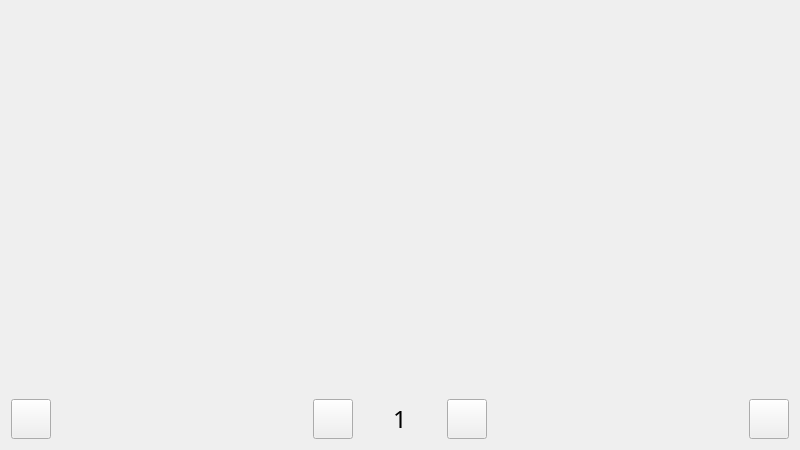
<?xml version="1.0" encoding="UTF-8"?>
<ui version="4.0">
 <class>Collection</class>
 <widget class="QWidget" name="Collection">
  <property name="geometry">
   <rect>
    <x>0</x>
    <y>0</y>
    <width>800</width>
    <height>450</height>
   </rect>
  </property>
  <property name="font">
   <font>
    <family>微软雅黑</family>
    <pointsize>18</pointsize>
    <weight>50</weight>
    <bold>false</bold>
   </font>
  </property>
  <property name="windowTitle">
   <string>Form</string>
  </property>
  <layout class="QGridLayout" name="gridLayout">
   <item row="0" column="0">
    <widget class="QWidget" name="widget" native="true">
     <property name="sizePolicy">
      <sizepolicy hsizetype="Expanding" vsizetype="Expanding">
       <horstretch>0</horstretch>
       <verstretch>0</verstretch>
      </sizepolicy>
     </property>
    </widget>
   </item>
   <item row="0" column="1">
    <widget class="QWidget" name="widget_2" native="true">
     <property name="sizePolicy">
      <sizepolicy hsizetype="Expanding" vsizetype="Expanding">
       <horstretch>0</horstretch>
       <verstretch>0</verstretch>
      </sizepolicy>
     </property>
    </widget>
   </item>
   <item row="0" column="2">
    <widget class="QWidget" name="widget_3" native="true">
     <property name="sizePolicy">
      <sizepolicy hsizetype="Expanding" vsizetype="Expanding">
       <horstretch>0</horstretch>
       <verstretch>0</verstretch>
      </sizepolicy>
     </property>
    </widget>
   </item>
   <item row="0" column="3">
    <widget class="QWidget" name="widget_4" native="true">
     <property name="sizePolicy">
      <sizepolicy hsizetype="Expanding" vsizetype="Expanding">
       <horstretch>0</horstretch>
       <verstretch>0</verstretch>
      </sizepolicy>
     </property>
    </widget>
   </item>
   <item row="0" column="4">
    <widget class="QWidget" name="widget_5" native="true">
     <property name="sizePolicy">
      <sizepolicy hsizetype="Expanding" vsizetype="Expanding">
       <horstretch>0</horstretch>
       <verstretch>0</verstretch>
      </sizepolicy>
     </property>
    </widget>
   </item>
   <item row="1" column="0">
    <widget class="QWidget" name="widget_6" native="true">
     <property name="sizePolicy">
      <sizepolicy hsizetype="Expanding" vsizetype="Expanding">
       <horstretch>0</horstretch>
       <verstretch>0</verstretch>
      </sizepolicy>
     </property>
    </widget>
   </item>
   <item row="1" column="1">
    <widget class="QWidget" name="widget_7" native="true">
     <property name="sizePolicy">
      <sizepolicy hsizetype="Expanding" vsizetype="Expanding">
       <horstretch>0</horstretch>
       <verstretch>0</verstretch>
      </sizepolicy>
     </property>
    </widget>
   </item>
   <item row="1" column="2">
    <widget class="QWidget" name="widget_8" native="true">
     <property name="sizePolicy">
      <sizepolicy hsizetype="Expanding" vsizetype="Expanding">
       <horstretch>0</horstretch>
       <verstretch>0</verstretch>
      </sizepolicy>
     </property>
    </widget>
   </item>
   <item row="1" column="3">
    <widget class="QWidget" name="widget_9" native="true">
     <property name="sizePolicy">
      <sizepolicy hsizetype="Expanding" vsizetype="Expanding">
       <horstretch>0</horstretch>
       <verstretch>0</verstretch>
      </sizepolicy>
     </property>
    </widget>
   </item>
   <item row="1" column="4">
    <widget class="QWidget" name="widget_10" native="true">
     <property name="sizePolicy">
      <sizepolicy hsizetype="Expanding" vsizetype="Expanding">
       <horstretch>0</horstretch>
       <verstretch>0</verstretch>
      </sizepolicy>
     </property>
    </widget>
   </item>
   <item row="2" column="0" colspan="5">
    <layout class="QHBoxLayout" name="horizontalLayout_2">
     <property name="spacing">
      <number>0</number>
     </property>
     <property name="sizeConstraint">
      <enum>QLayout::SetFixedSize</enum>
     </property>
     <item>
      <widget class="QPushButton" name="pushButton_back">
       <property name="maximumSize">
        <size>
         <width>40</width>
         <height>40</height>
        </size>
       </property>
       <property name="text">
        <string/>
       </property>
      </widget>
     </item>
     <item>
      <spacer name="horizontalSpacer">
       <property name="orientation">
        <enum>Qt::Horizontal</enum>
       </property>
       <property name="sizeHint" stdset="0">
        <size>
         <width>40</width>
         <height>20</height>
        </size>
       </property>
      </spacer>
     </item>
     <item>
      <widget class="QPushButton" name="pushButton_l">
       <property name="maximumSize">
        <size>
         <width>40</width>
         <height>40</height>
        </size>
       </property>
       <property name="text">
        <string/>
       </property>
      </widget>
     </item>
     <item>
      <spacer name="horizontalSpacer_4">
       <property name="orientation">
        <enum>Qt::Horizontal</enum>
       </property>
       <property name="sizeType">
        <enum>QSizePolicy::Fixed</enum>
       </property>
       <property name="sizeHint" stdset="0">
        <size>
         <width>40</width>
         <height>20</height>
        </size>
       </property>
      </spacer>
     </item>
     <item>
      <widget class="QLabel" name="label">
       <property name="text">
        <string>1</string>
       </property>
      </widget>
     </item>
     <item>
      <spacer name="horizontalSpacer_2">
       <property name="orientation">
        <enum>Qt::Horizontal</enum>
       </property>
       <property name="sizeType">
        <enum>QSizePolicy::Fixed</enum>
       </property>
       <property name="sizeHint" stdset="0">
        <size>
         <width>40</width>
         <height>20</height>
        </size>
       </property>
      </spacer>
     </item>
     <item>
      <widget class="QPushButton" name="pushButton_r">
       <property name="sizePolicy">
        <sizepolicy hsizetype="Fixed" vsizetype="Fixed">
         <horstretch>0</horstretch>
         <verstretch>0</verstretch>
        </sizepolicy>
       </property>
       <property name="maximumSize">
        <size>
         <width>40</width>
         <height>40</height>
        </size>
       </property>
       <property name="text">
        <string/>
       </property>
      </widget>
     </item>
     <item>
      <spacer name="horizontalSpacer_3">
       <property name="orientation">
        <enum>Qt::Horizontal</enum>
       </property>
       <property name="sizeHint" stdset="0">
        <size>
         <width>40</width>
         <height>20</height>
        </size>
       </property>
      </spacer>
     </item>
     <item>
      <widget class="QPushButton" name="pushButton_buy">
       <property name="sizePolicy">
        <sizepolicy hsizetype="Fixed" vsizetype="Fixed">
         <horstretch>0</horstretch>
         <verstretch>0</verstretch>
        </sizepolicy>
       </property>
       <property name="maximumSize">
        <size>
         <width>40</width>
         <height>40</height>
        </size>
       </property>
       <property name="text">
        <string/>
       </property>
      </widget>
     </item>
    </layout>
   </item>
  </layout>
 </widget>
 <resources/>
 <connections/>
</ui>
